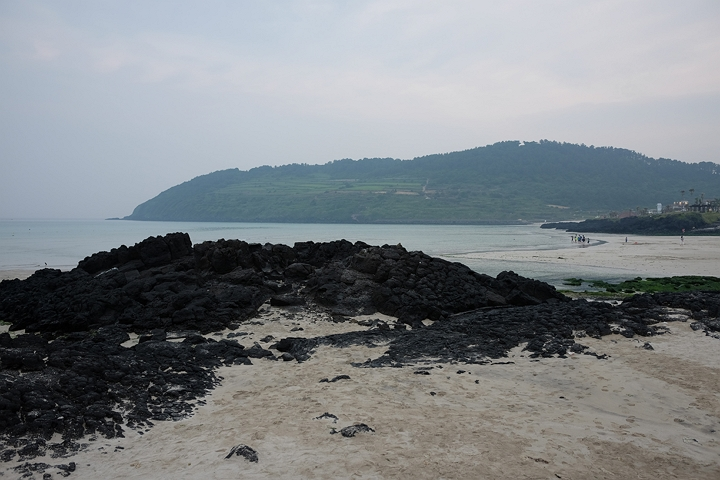
#> input picture L04_Local Feature/img1.jpg, 720 x 480 px
$ python homography.py
#> lines starting #> are read from the running program, lines starting #| are printed output that depends on the picture
import cv2
import numpy as np
import matplotlib.pyplot as plt

# 1. 두 개의 이미지 불러오기 (샘플 파일 선택)
img1 = cv2.imread('img1.jpg') # 변환될 이미지
#> img1 is the input picture: shape (480, 720, 3); mean B, G, R 134.2, 130.6, 125.7
img2 = cv2.imread('img2.jpg') # 기준 이미지
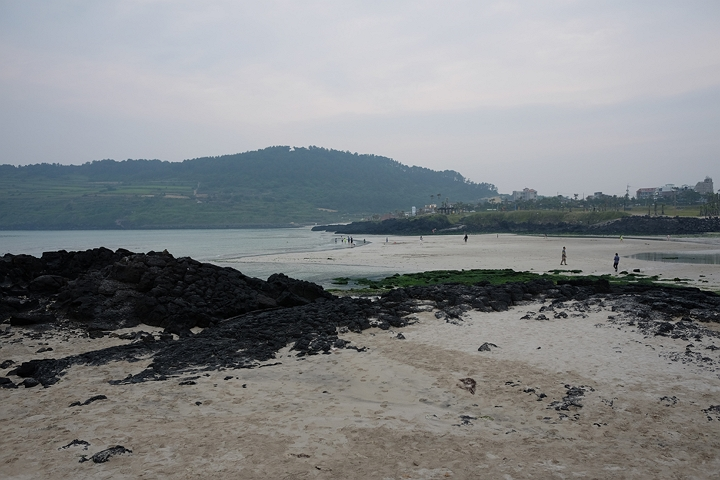
#> input picture L04_Local Feature/img2.jpg, 720 x 480 px
#> img2 is the input picture: shape (480, 720, 3); mean B, G, R 134.4, 132.3, 129.6

if img1 is None or img2 is None:
    print("이미지를 불러올 수 없습니다.")
else:
    gray1 = cv2.cvtColor(img1, cv2.COLOR_BGR2GRAY)
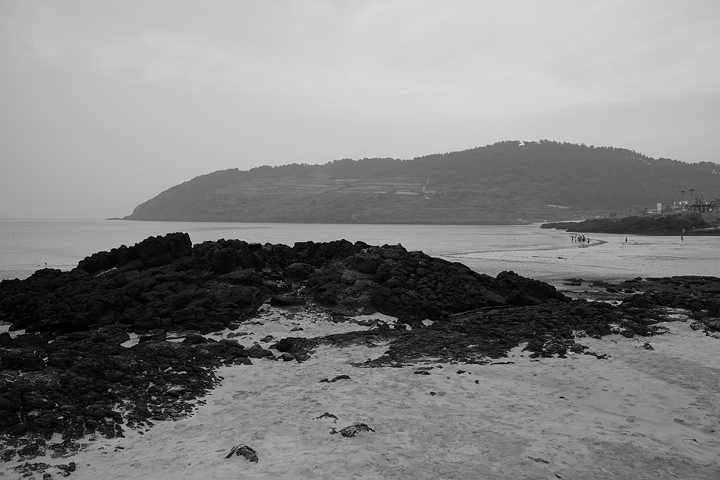
#> gray1: shape (480, 720); min 0, max 219, mean 129.5
    gray2 = cv2.cvtColor(img2, cv2.COLOR_BGR2GRAY)
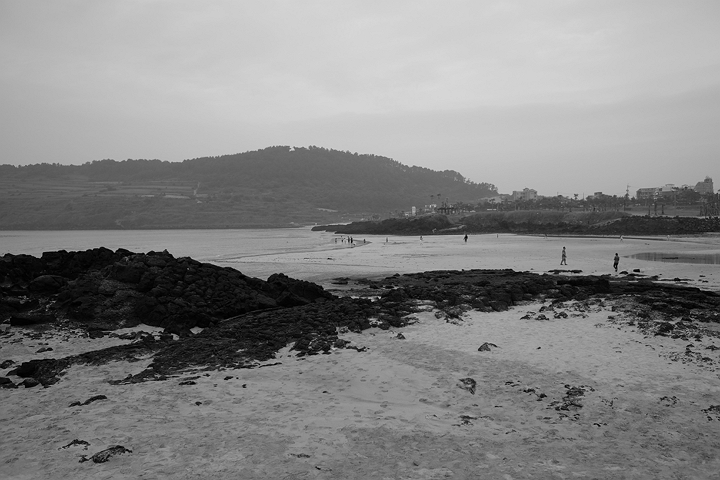
#> gray2: shape (480, 720); min 0, max 218, mean 131.7

    # 2. SIFT 특징점 검출
    sift = cv2.SIFT_create()
    kp1, des1 = sift.detectAndCompute(gray1, None)
#> kp1 = 927 keypoints; strongest (x, y, size): (619, 303, 2.6), (427, 373, 2.2), (205, 368, 1.9), (440, 367, 2.1)
    kp2, des2 = sift.detectAndCompute(gray2, None)
#> kp2 = 965 keypoints; strongest (x, y, size): (466, 237, 2), (638, 270, 2.3), (635, 270, 1.9), (244, 386, 2.5)

    # 3. 매칭 및 좋은 매칭점 선별 (Lowe's Ratio Test)
    bf = cv2.BFMatcher()
    matches = bf.knnMatch(des1, des2, k=2)
#> matches = 927 matches

    good_matches = []
    for m, n in matches:
        if m.distance < 0.7 * n.distance: # 힌트: 거리 비율 0.7 미만 선별
            good_matches.append(m)
#> after the loop, good_matches = 270 matches

    # 4. 호모그래피 행렬 계산
    if len(good_matches) > 4:
        # 대응점 좌표 추출
        src_pts = np.float32([kp1[m.queryIdx].pt for m in good_matches]).reshape(-1, 1, 2)
#> src_pts = 270 rows, first 8: [19.44, 266], [86.7, 258.1], [101.7, 254.2], [150.9, 237.4], [151.1, 384.3], [187.6, 176.2], [210.4, 173.7], [265.8, 168.3]
        dst_pts = np.float32([kp2[m.trainIdx].pt for m in good_matches]).reshape(-1, 1, 2)
#> dst_pts = 270 rows, first 8: [21.88, 156], [30.18, 165.1], [109.8, 162.3], [30.18, 165.1], [395.4, 287.8], [149.1, 157], [186.1, 161.9], [109.8, 162.3]

        # 힌트: RANSAC을 사용하여 이상점 제거 후 행렬 계산
        H, mask = cv2.findHomography(src_pts, dst_pts, cv2.RANSAC, 5.0)
#> H = [[1.6, -0.0538, -402.7], [0.168, 1.38, -71.44], [0.000845, -5.18e-05, 1]]; mask = 270 values, max 1 at index 8, min 0 at index 0, mean 0.963

        # 5. 이미지 변환 및 정합 (Warping)
        h1, w1 = img1.shape[:2]
#> h1 = 480; w1 = 720
        h2, w2 = img2.shape[:2]
#> h2 = 480; w2 = 720

        # 힌트: 출력 크기를 두 이미지를 합친 파노라마 크기로 설정
        res_w = w1 + w2
#> res_w = 1440
        res_h = max(h1, h2)
#> res_h = 480

        # img1을 img2 기준평면으로 변환
        warped_img = cv2.warpPerspective(img1, H, (res_w, res_h))
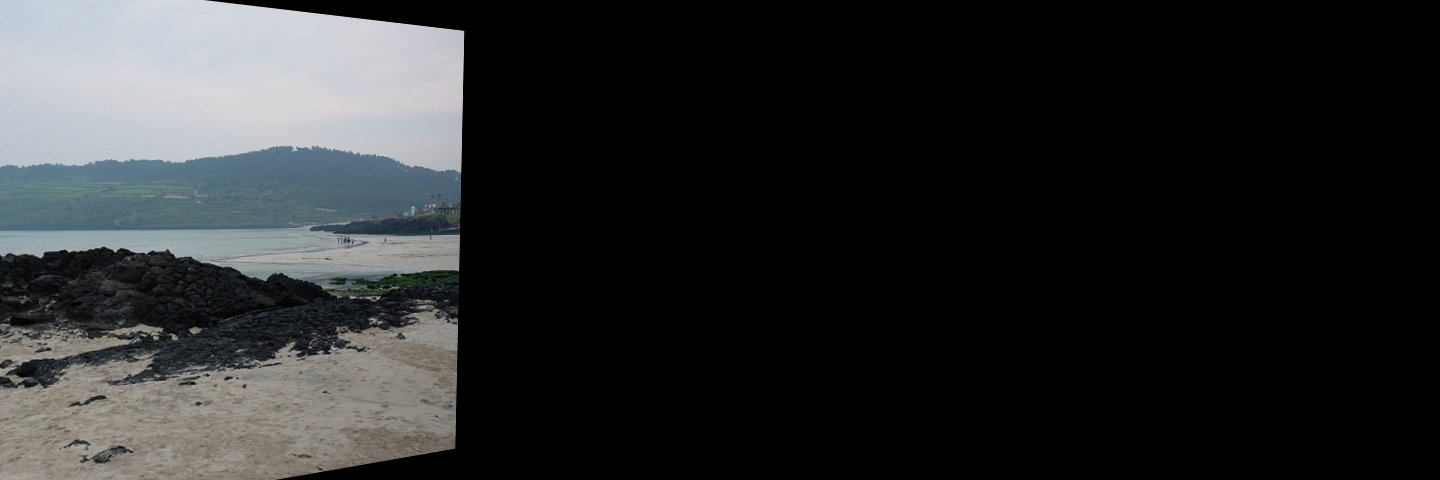
#> warped_img: shape (480, 1440, 3); mean B, G, R 42.7, 42.1, 40.7

        # 매칭 결과 시각화 이미지 생성
        match_img = cv2.drawMatches(img1, kp1, img2, kp2, good_matches, None, flags=2)
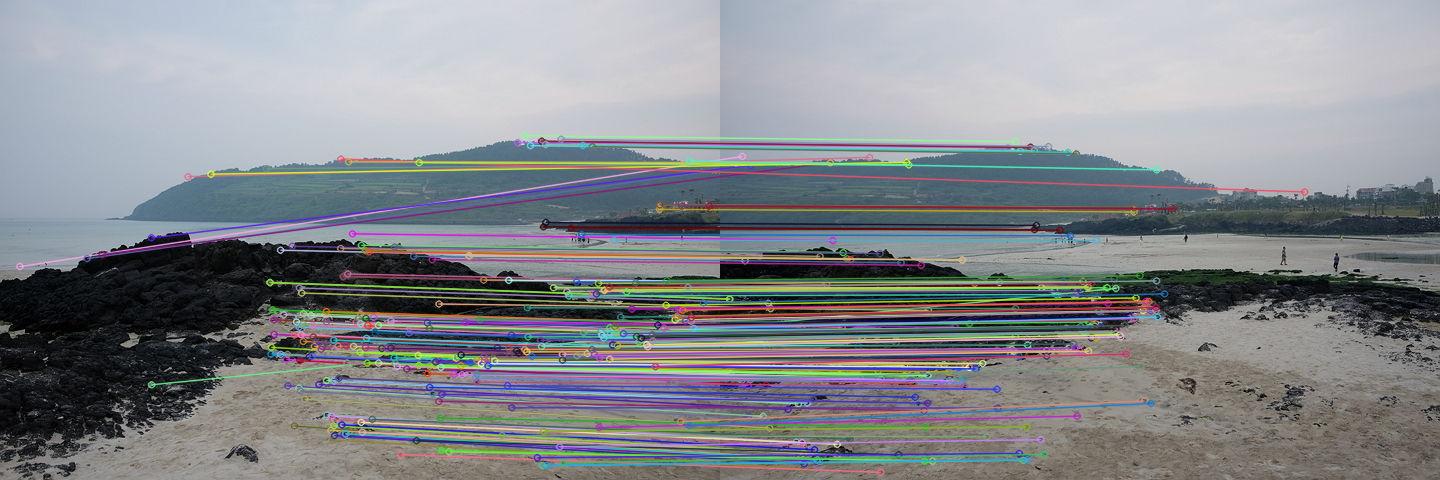
#> match_img: shape (480, 1440, 3); mean B, G, R 141.2, 137.1, 134.2

        # 6. 결과 출력
        plt.figure(figsize=(20, 10))

        plt.subplot(2, 1, 1)
        plt.imshow(cv2.cvtColor(match_img, cv2.COLOR_BGR2RGB))
        plt.title('Matching Result')
        plt.axis('off')

        plt.subplot(2, 1, 2)
        plt.imshow(cv2.cvtColor(warped_img, cv2.COLOR_BGR2RGB))
        plt.title('Warped Image (Alignment)')
        plt.axis('off')

        plt.tight_layout()
        plt.show()
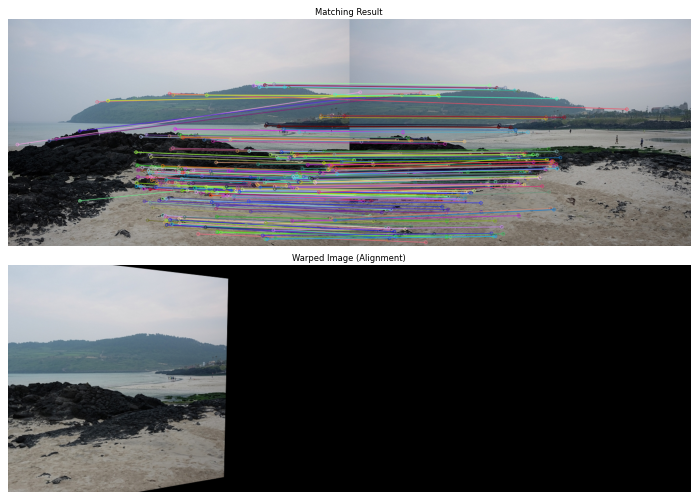
#> figure drawn by matplotlib, 2 panels
    else:
        print("충분한 매칭점을 찾지 못했습니다.")
